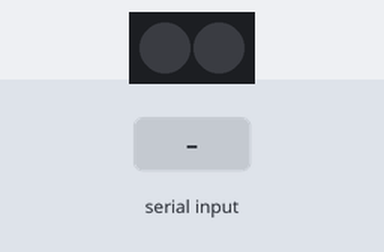
A sketch run on a simulated Arduino Mega 2560, built with avr-gcc and run on an emulated ATmega2560. Parts: 2 RGB LEDs in strip order, left to right. The inputs (shaded band) are chosen by the test bench.

Above: at 1.2 s.
1.3 s: "R" received over the second serial link
At 1.35 s:
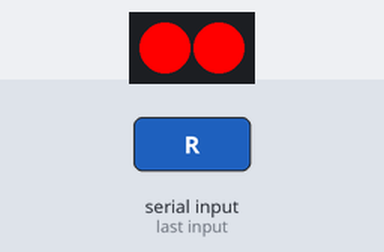
2.9 s: "G" received over the second serial link
At 2.95 s:
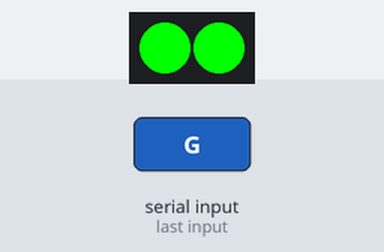
Timing chart, 0 to 5.9 s (numbered marks = the images above; inputs shaded):
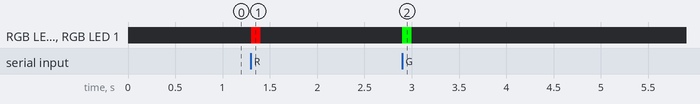

Measured:
- after the input at 1.3 s, RGB LED 0, RGB LED 1: off → RGB(255, 0, 0) at once, → off 0.10 s later
- after the input at 2.9 s, RGB LED 0, RGB LED 1: off → RGB(0, 255, 0) at once, → off 0.10 s later

The sketch:

HC-05_Slave.ino
```cpp
#include <Adafruit_NeoPixel.h>
//VCC -> 3.3v
//GND -> GND
//RX(5) -> HC-05 TX
//TX(4) -> HC-05 RX
#define RX_PIN 5
#define TX_PIN 4
#define NUM_LEDS 2
#define LED_PIN 18


int Button = 20;

int buttonState = 0;

boolean buttonFlag = false;

Adafruit_NeoPixel pixels(NUM_LEDS, LED_PIN, NEO_GRB + NEO_KHZ800);

void setup() {

  Serial.begin(9600);

  Serial2.setRX(RX_PIN);
  Serial2.setTX(TX_PIN);

  Serial2.begin(9600);

  pinMode(Button, INPUT_PULLUP);

  pixels.begin();
  pixels.show(); // Initialize all pixels to off
}

void loop() {

  if (Serial.available()) {
    Serial2.write(Serial.read());
  }

  if (Serial2.available()) {
    char val = Serial2.read();

    switch (val)
    {
      case 'R' :
      // Example: Fill the strip with red color
      for (int i = 0; i < NUM_LEDS; i++) {
        pixels.setPixelColor(i, pixels.Color(255, 0, 0)); // Set pixel color to red (RGB)
      }
      pixels.show(); // Update the strip
      delay(100); // Delay between pixels
      // Example: Turn off all LEDs
      pixels.clear();
      pixels.show();

      break;

       case 'G' :
      // Example: Fill the strip with red color
      for (int i = 0; i < NUM_LEDS; i++) {
        pixels.setPixelColor(i, pixels.Color(0, 255, 0)); // Set pixel color to red (RGB)
      }
      pixels.show(); // Update the strip
      delay(100); // Delay between pixels
      // Example: Turn off all LEDs
      pixels.clear();
      pixels.show();

      break;
    }
  }
}
```
